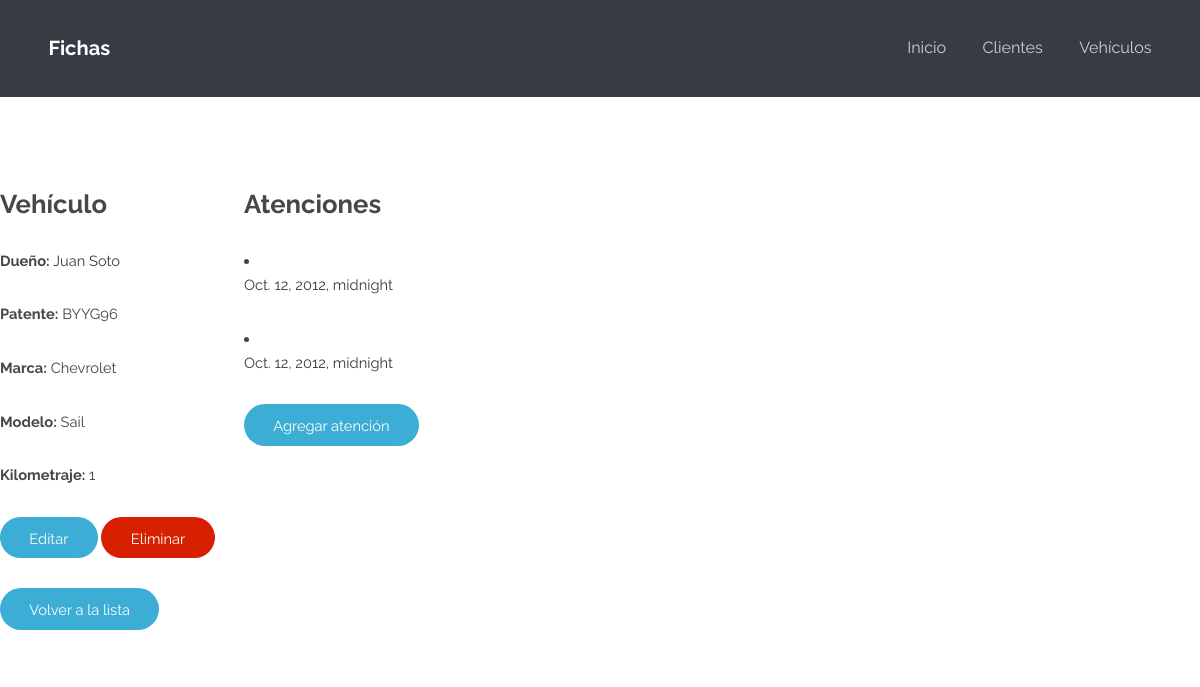
The app's page /fichas/vehiculos/2/ with its own data.
### fichas/models.py (models this page shows, shortened)
class Vehiculo(models.Model):
	id_cliente	= models.ForeignKey('Cliente', blank = True, null = True, on_delete = models.SET_NULL, verbose_name='Dueño')
	patente		= models.CharField(max_length = 6)
	vin 		= models.CharField(max_length = 20, blank = True, null = True)
	marca		= models.CharField(max_length = 40)
	modelo		= models.CharField(max_length = 40)
	kilometraje	= models.PositiveIntegerField()
	anyo		= models.PositiveIntegerField(null = True)

class Cliente(models.Model):
	rut			= models.CharField(max_length = 10)
	nombre		= models.CharField(max_length = 100)
	telefono	= models.CharField(max_length = 12)
	email		= models.CharField(max_length = 100, blank = True)
	def get_absolute_url(self):
		return reverse("fichas:cliente-detail", kwargs={"id": self.id})

class Atencion(models.Model):
	id_vehiculo		= models.ForeignKey('Vehiculo', on_delete=models.CASCADE, verbose_name='Vehículo')
	fecha_entrada	= models.DateTimeField()
	fecha_salida	= models.DateTimeField(blank=True)
	observaciones	= models.CharField(blank=True, max_length=500)

### fichas/views.py (the view)
# urls.py: path('vehiculos/<int:id>/', vehiculo_detail_view, name='vehiculo-detail'),
def vehiculo_detail_view(request, id):
	obj = get_object_or_404(Vehiculo, id=id)
	atenciones = Atencion.objects.all().filter(id_vehiculo=id)
	context = {
		"object": obj,
		"atenciones_list": atenciones
	}
	return render(request, "vehiculos/vehiculo_detail.html", context)

### fichas/templates/vehiculos/vehiculo_detail.html
{% extends 'fichas/base.html' %}
{% block content %}
<div class="row">
	<div class="column">
		<h2> Vehículo </h2>
		<p> <b>Dueño:</b> <a href = '{{ object.id_cliente.get_absolute_url }}' > {{ object.id_cliente.nombre }} </a> </p>
		<p> <b>Patente:</b> {{ object.patente }} </p>
		<p> <b>Marca:</b> {{ object.marca }} </p>
		<p> <b>Modelo:</b> {{ object.modelo }} </p>
		<p> <b>Kilometraje:</b> {{ object.kilometraje }} </p>
		<p><input type="button" onclick="location.href='./editar/';" value="Editar" /> <input type="button" class="red" onclick="location.href='./eliminar/';" value="Eliminar" /></p>
		<p><input type="button" onclick="location.href='../';" value="Volver a la lista" /></p>
	</div>
	<div class="column">
		<h2> Atenciones </h2>
		{% if atenciones_list %}
			{% for instance in atenciones_list %}
				<li>
					<p><a href='./atenciones/{{ instance.id }}'>{{ instance.fecha_entrada }}</a></p>
				</li>
			{% endfor %}
		{% else %}
			<p>Este vehículo no tiene atenciones.</p>
		{% endif %}
		<p><input type="button" onclick="location.href='./atenciones/crear/';" value="Agregar atención" /></p>
	</div>
</div>
{% endblock %}

### fichas/static/fichas/css/skel.css (style rules this page uses)
html,body,div,span,applet,object,iframe,h1,h2,h3,h4,h5,h6,p,blockquote,pre,a,abbr,acronym,address,big,cite,code,del,dfn,em,img,ins,kbd,q,s,samp,small,strike,strong,sub,sup,tt,var,b,u,i,center,dl,dt,dd,ol,ul,li,fieldset,form,label,legend,table,caption,tbody,tfoot,thead,tr,th,td,article,aside,canvas,details,embed,figure,figcaption,footer,header,hgroup,menu,nav,output,ruby,section,summary,time,mark,audio,video { margin:0;padding:0;border:0;font-size:100%;font:inherit;vertical-align:baseline; }
body { line-height:1; }
body { -webkit-text-size-adjust:none }
*, *:before, *:after { -moz-box-sizing: border-box; -webkit-box-sizing: border-box; box-sizing: border-box; }
.row { border-bottom: solid 1px transparent; }
.row > * { float: left; }
.row:after, .row:before { content: ''; display: block; clear: both; height: 0; }
.row > * { padding: 0 0 0 2em; }
.row { margin: 0 0 -1px -2em; }

### fichas/static/fichas/css/style.css (style rules this page uses)
body { background: #fff; }
body, input, select, textarea { color: #444; font-family: "Raleway", Helvetica, sans-serif; font-size: 13pt; font-weight: 400; line-height: 1.65em; }
a { color: #383b43; text-decoration: none; }
strong, b { color: #474747; font-weight: 700; }
p { margin: 0 0 2em 0; }
h1, h2, h3, h4, h5, h6 { color: #474747; font-weight: 700; line-height: 1em; margin: 0 0 1em 0; }
h2 { font-size: 1.75em; line-height: 1.5em; }
input[type="submit"], input[type="reset"], input[type="button"], .button { -moz-appearance: none; -webkit-appearance: none; -o-appearance: none; -ms-appearance: none; appearance: none; -moz-transition: background-color 0.2s ease-in-out, color 0.2s ease-in-out; -webkit-transition: background-color 0.2s ease-in-out, color 0.2s ease-in-out; -o-transition: background-color 0.2s ease-in-out, color 0.2s ease-in-out; -ms-transition: background-color 0.2s ease-in-out, color 0.2s ease-in-out; transition: background-color 0.2s ease-in-out, color 0.2s ease-in-out; background-color: #3cadd4; border-radius: 30px; border: 0; color: #ffffff !important; cursor: pointer; display: inline-block; font-weight: 400; height: 2.85em; line-height: 2.95em; padding: 0 2em; text-align: center; text-decoration: none; white-space: nowrap; }
input[type="submit"].red, input[type="reset"].red, input[type="button"].red, .button.red { background-color: #d62000; color: #ffffff !important; }

### fichas/static/fichas/css/style-xlarge.css (style rules this page uses)
body, input, select, textarea { font-size: 11pt; }

### records on screen
Vehiculo: id_cliente.nombre "Juan Soto", patente "BYYG96", marca "Chevrolet", modelo "Sail", kilometraje "1"
Atencion: fecha_entrada "Oct. 12, 2012, midnight"
Atencion: fecha_entrada "Oct. 12, 2012, midnight"
